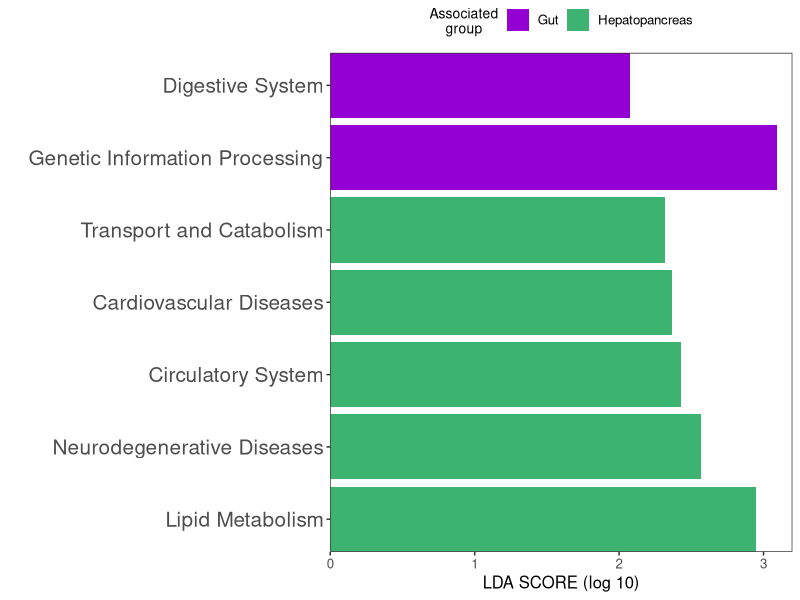
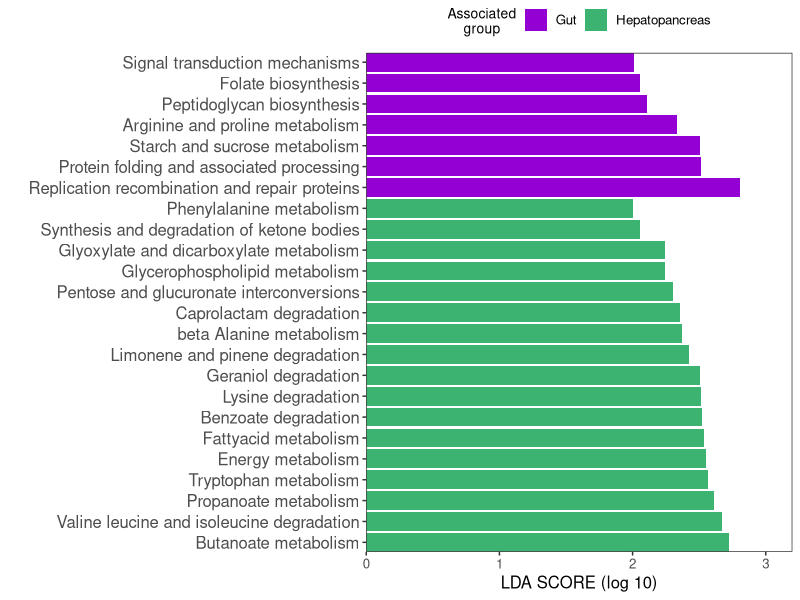

Write the R code that produced these figures, in order.
#!/usr/bin/env Rscript
## Purpose of script: alpha diversity boxplot
## Date created: 22.07.2020
## Author: luigui gallardo-becerra (bfllg77@gmail.com)
# Package installation
#install.packages("dplyr")
#install.packages("ggplot2")
#install.packages("ggpubr")
library("dplyr")
library("ggplot2")
library("gridExtra")
# Data input
table <- read.table(file = "organ_lefse_picrust_l2.txt",
    sep = "\t", header = T)
# Define colors
colors <- c("darkviolet", "mediumseagreen")
# Barplot
barplot <- ggplot(data = table,
    aes(x = reorder(organ_function, -order),
    y = lda,
    fill = group)) +
geom_bar(stat = "identity") +
theme_test() +
coord_flip() +
scale_fill_manual(values = colors) +
labs(x = "",
    y = "LDA SCORE (log 10)",
    fill = "Associated\ngroup") +
theme(legend.position = "top") +
scale_x_discrete(expand = c(0, 0)) +
scale_y_continuous(limits = c(0, 3.2),
    expand = c(0, 0)) +
theme(text = element_text(size = 12),
    axis.title.x = element_text(size = 12),
    axis.text.y = element_text(size = 15),
    legend.title = element_text(size = 10,
        vjust = 1, hjust = 0.5))
# Pdf
pdf(file = "organ_barplot_picrust_l2.pdf")
print(barplot)
dev.off()

table <- read.table(file = "organ_lefse_picrust_l3.txt",
    sep = "\t", header = T)
# Define colors
colors <- c("darkviolet", "mediumseagreen")
# Barplot
barplot <- ggplot(data = table,
    aes(x = reorder(organ_function, -order),
    y = lda,
    fill = group)) +
geom_bar(stat = "identity") +
theme_test() +
coord_flip() +
scale_fill_manual(values = colors) +
labs(x = "",
    y = "LDA SCORE (log 10)",
    fill = "Associated\ngroup") +
theme(legend.position = "top") +
scale_x_discrete(expand = c(0, 0)) +
scale_y_continuous(limits = c(0, 3.2),
    expand = c(0, 0)) +
theme(text = element_text(size = 12),
    axis.title.x = element_text(size = 12),
    axis.text.y = element_text(size = 12),
    legend.title = element_text(size = 10,
        vjust = 1, hjust = 0.5))
# Pdf
pdf(file = "organ_barplot_picrust_l3.pdf")
print(barplot)
dev.off()

